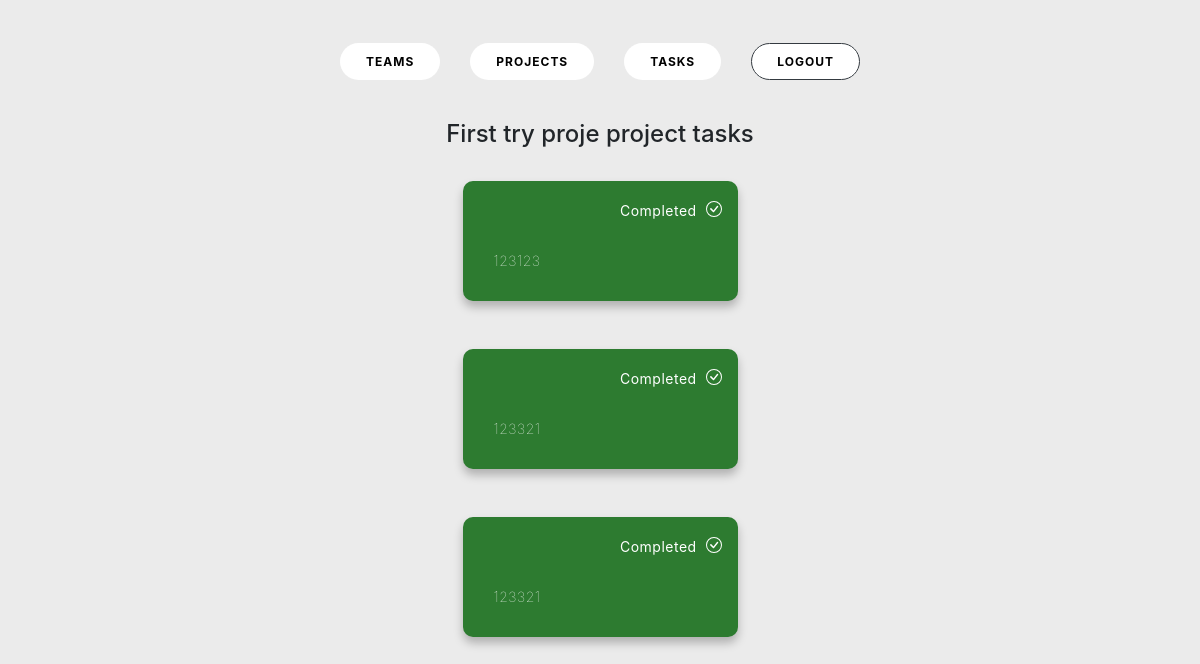
The page /project_tasks/35/ (signed in) on the database its author committed.
### network/models.py (models this page shows, shortened)
class Task(models.Model):
    name = models.CharField(max_length=255)
    objective = models.TextField()
    project = models.ForeignKey(Project, on_delete=models.CASCADE)
    color = models.CharField(max_length=7, default=None, null=True, blank=True)
    assigned_to = models.ManyToManyField(User, related_name='assigned_to')
    is_completed = models.BooleanField(default=False)

### network/views.py (the view)
# urls.py: path("project_tasks/<int:project_id>/", views.project_tasks, name='project_tasks'),
def project_tasks(request, project_id):
    project = Project.objects.get(id=project_id)
    tasks = Task.objects.filter(project=project)
    message = "{} project tasks".format(project.name)
    return render(request, 'network/tasks.html',  {'user_tasks': tasks, 'message':message})

### network/templates/network/tasks.html (shortened to what this page needs)
{% extends "network/layout.html" %}
{% block body %}
{% if user_tasks %}
    <h4 class='text-center'> {{ message }}</h4>
{% else %}
    <div class='pt-5 mt-5'></div>
    <h4 class='text-center pt-5 mt-5'> No tasks avaiable</h4>
{% endif %}
<div class="main-container m-auto">
    <div class="cards row w-75 m-auto">
        <div class="col mx-3 pt-2">
                {% for task in user_tasks %}
                <div class="card_task row mb-5 mt-3 mx-auto" style="background-color: {{ task.color }}">
                    <div class="col">
                        <p class="text-white row justify-content-end px-3">
                            {% if task.is_completed %}
                                <b>Completed &nbsp;</b>
                            {% else %}
                                <b>In progress &nbsp;</b>
                                <svg xmlns="http://www.w3.org/2000/svg" onclick="markTaskAsCompleted({{ task.id }})" width="16" height="16" fill="currentColor" class="bi bi-circle" viewBox="0 0 16 16">
                                    <path d="M8 15A7 7 0 1 1 8 1a7 7 0 0 1 0 14zm0 1A8 8 0 1 0 8 0a8 8 0 0 0 0 16z"/>
                                </svg>
                            {% endif %}
                        </p>
                        <p class="row task_objective text-white mx-3">{{ task.objective }}</p>
                    </div>
                </div>
                {% endfor %}
        </div>
    </div>
</div>
{% endblock %}

### network/static/network/css/style.css (style rules this page uses)
:root { --color: #f10404; --transition-time: 0.5s; }
* { box-sizing: border-box; }
body { margin: 0; min-height: 100vh; font-family: 'Open Sans'; background: #ebebeb; }

### network/static/network/css/login.css (style rules this page uses)
p { font-size: 14px; font-weight: 100; line-height: 20px; letter-spacing: 0.5px; margin: 20px 0 30px; }

### network/static/network/css/tasks.css (style rules this page uses)
* { margin: 0; padding: 0; box-sizing: border-box; }
body { font-family: -apple-system, BlinkMacSystemFont, "Segoe UI", Roboto, Helvetica, Arial, sans-serif, "Apple Color Emoji", "Segoe UI Emoji", "Segoe UI Symbol"; }
.main-container { padding: 0px 30px 30px 30px; }
.cards { margin: 0 auto; overflow-x: scroll; height: 80vh; justify-content: center; }
.card_task { max-height: 200px; min-width: 275px; max-width: fit-content; border-radius: 10px; box-shadow: 0px 6px 10px rgba(0, 0, 0, 0.25); transition: all 0.2s; }
.task_objective { margin-right: 0px; margin-left: 0px; }
@media (max-width: 1600px) { .cards { justify-content: center; } }

### network/static/network/css/teams.css (style rules this page uses)
* { box-sizing: border-box; }

### rows shown on the page
Task: is_completed "Completed", objective "123123"
Task: is_completed "Completed", objective "123321"
Task: is_completed "Completed", objective "123321"

### other values the page prints
{{ message }} "First try proje project tasks"
